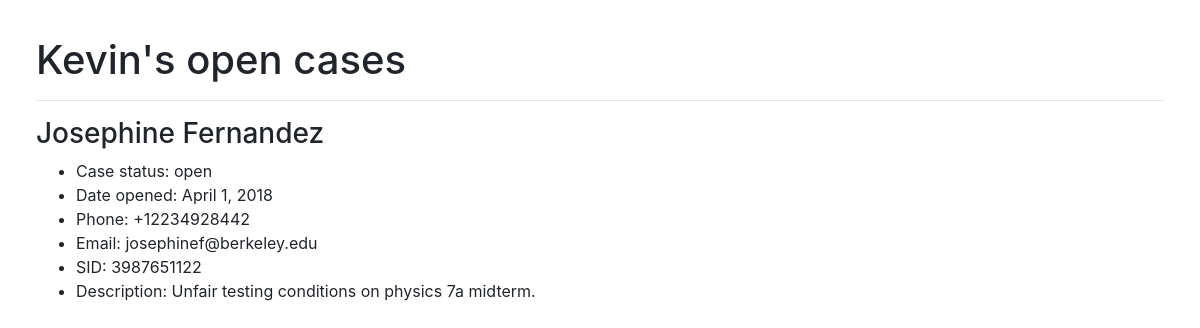
/kevin/ (signed in), run on an earlier commit of the app's database.
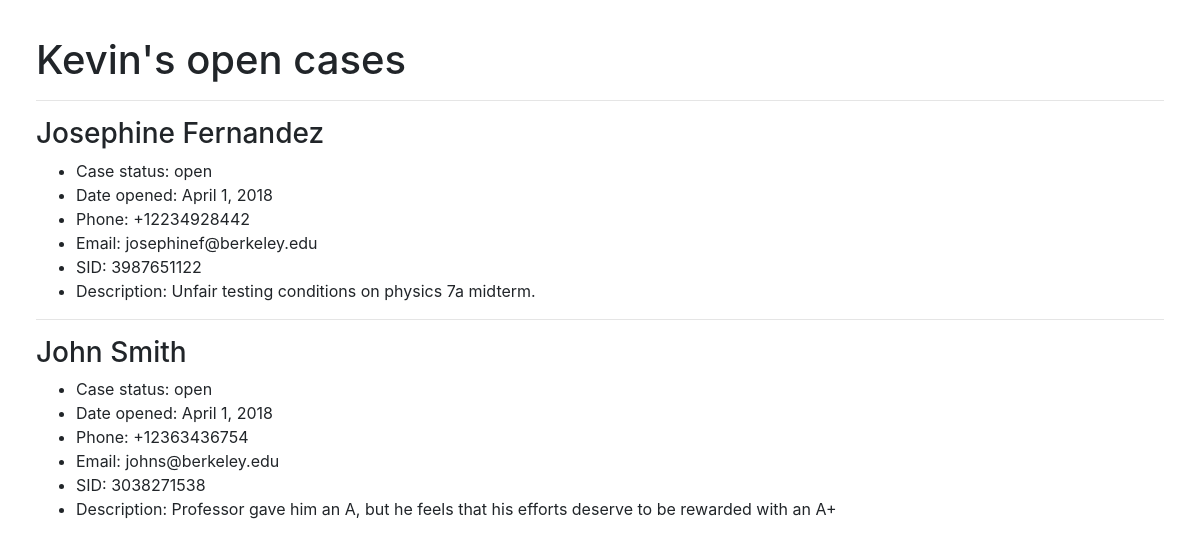
And on a later commit of the database.
### cases/models.py (models this page shows, shortened)
class Person(models.Model):
    division = models.CharField(
        max_length=3,
        choices=DIVISION_CHOICES,
        default=ACADEMIC,
    )
    name = models.CharField(max_length=30)
    slug = models.SlugField(max_length=30, default="")
    account = models.OneToOneField(
        User, on_delete=models.CASCADE, blank=True, null=True)
    class Meta:
        verbose_name = 'Caseworker'

class Case(models.Model):
    client_name = models.CharField(max_length=30)
    client_email = models.EmailField(default="")
    client_phone = PhoneNumberField(default="")
    client_SID = models.CharField(max_length=10, default="")
    incident_description = models.TextField(default="")
    open_date = models.DateField('date case was opened', auto_now_add=True)
    close_date = models.DateField(
        'date case was closed', default=None, blank=True, null=True)
    caseworker = models.ForeignKey(
        Person, on_delete=models.CASCADE, default=None, blank=True, null=True)
    division = models.CharField(
        max_length=3, choices=DIVISION_CHOICES, default=ACADEMIC)
    isOpen = models.BooleanField('case open?', default=True)

### cases/views.py (the view)
# urls.py: path('<str:slug>/', views.PersonDetailView.as_view(), name='detail'),
class PersonDetailView(LoginRequiredMixin, generic.DetailView):
    login_url = 'login/'
    model = Person
    template_name = 'cases/persondetail.html'

### cases/templates/cases/persondetail.html (shortened to what this page needs)
{% extends "cases/base.html" %}
{% load bootstrap4 %}
{% block body %}
	<h1>{{ person.name }}'s open cases</h1>
	{% if user.username == person.name %}
	{% for case in person.case_set.all %}
		{% if case.isOpen %}
		<hr>
		<h3>{{case.client_name}}</h3>
		<ul>
			<li>Case status: {{ case.isOpen|yesno:"open,closed" }}</li>
			<li>Date opened: {{ case.open_date }}</li>
			<li>Phone: {{case.client_phone}}</li>
			<li>Email: {{case.client_email}}</li>
			<li>SID: {{case.client_SID}}</li>
			<li>Description: {{ case.incident_description }}</li>
		</ul>
		{% endif %}
	{% endfor %}
	{% endif %}
{% endblock %}

### cases/templates/cases/base.html (shortened to what this page needs)
<!doctype html>
<html lang="en">
<head>
	{% load bootstrap4 %}
	{% load static %}
	{% bootstrap_css %}
	<link rel="stylesheet" href="{% static 'cases/style.css' %}" type="text/css" media="screen" />
</head>
<body>
{% block body %}
{% endblock %}
</body>
</html>

### cases/static/cases/style.css (style rules this page uses)
body { margin:3%; padding:0; }

What changed in the data, as far as the page shows it:
added Case: client_name "John Smith", isOpen "open", open_date "April 1, 2018", client_phone "+12363436754", client_email "johns@berkeley.edu", client_SID "3038271538", incident_description "Professor gave him an A, but he feels that his efforts deserve to be rewarded with an A+"
